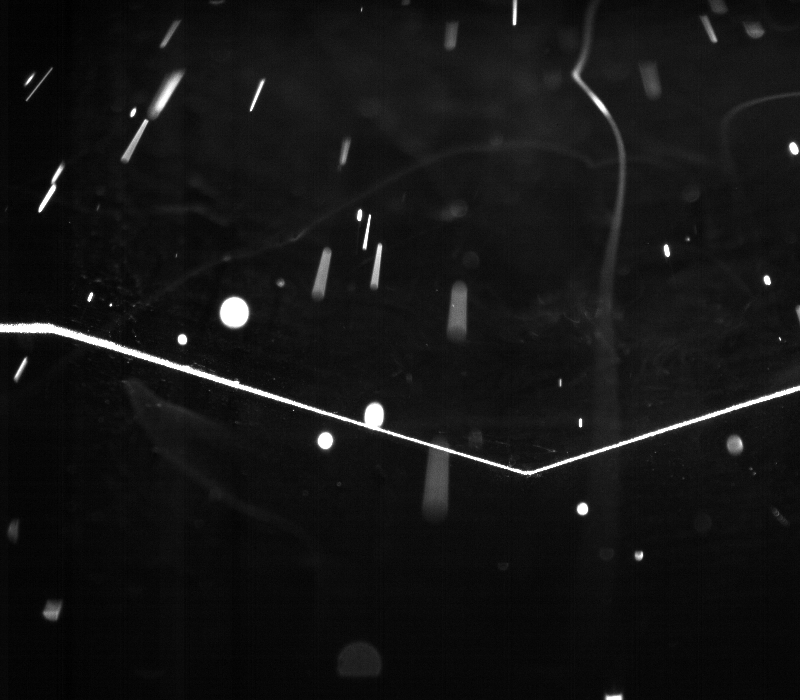
#> input picture OpenCV预处理/demo.bmp, 800 x 700 px
$ python '全局自适应阈值处理.py'
#> lines starting #> are read from the running program, lines starting #| are printed output that depends on the picture; after the words box and inside, x2 and y2 are one past the last pixel; in counts of white or black regions, pixels touching at a corner belong together
import cv2
import numpy as np

img = cv2.imread("demo.bmp")
#> img is the input picture: shape (700, 800, 3); min 0, max 255, mean 20.5
gray = cv2.cvtColor(img,cv2.COLOR_BGR2GRAY)
ret,thresh = cv2.threshold(gray,1,255,cv2.THRESH_BINARY|cv2.THRESH_OTSU)
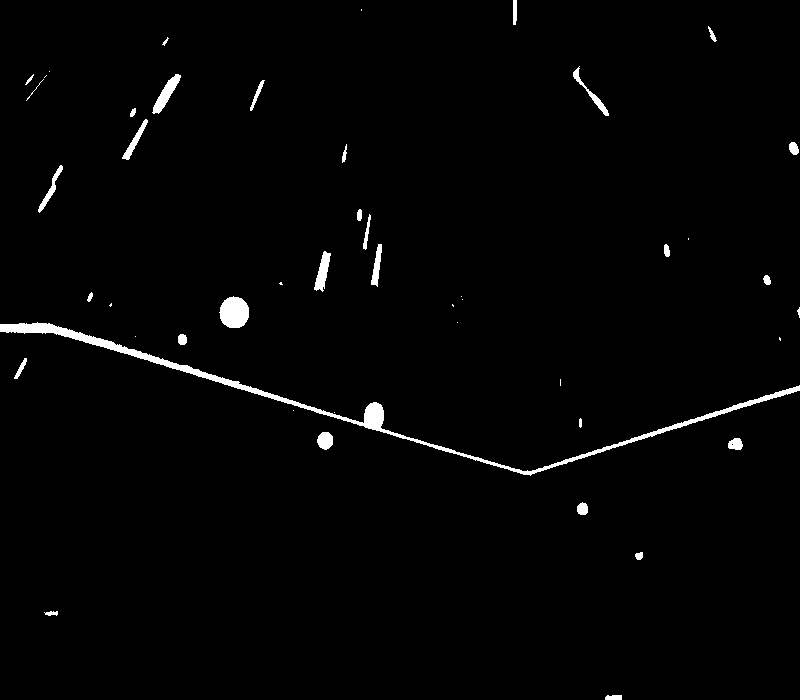
#> thresh: shape (700, 800); 1.6% white; 47 white regions (16 under 20 px), largest, box (x1, y1, x2, y2) and area: (0, 322, 800, 476) 4569, (219, 296, 249, 328) 748, (152, 74, 181, 114) 410
#> ret = 118
cv2.imshow("thresh",thresh)
cv2.waitKey(0)
